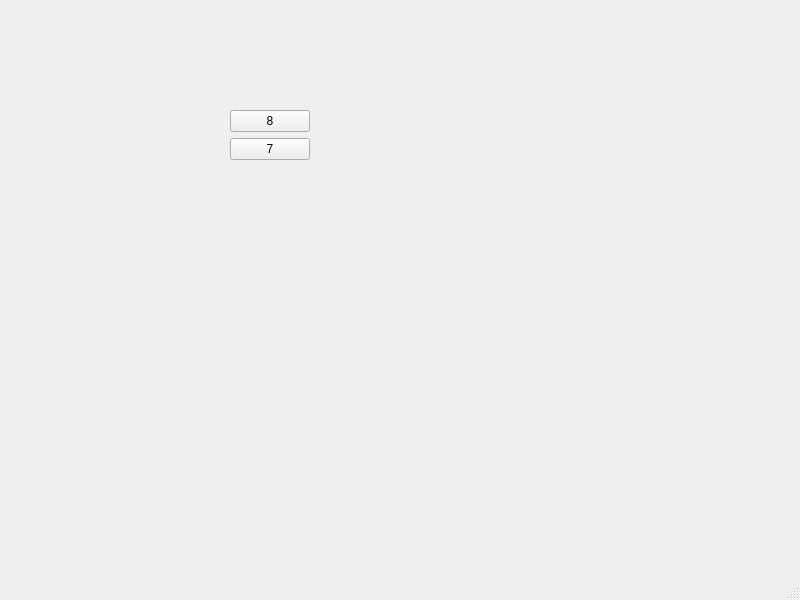
<?xml version="1.0" encoding="UTF-8"?>
<ui version="4.0">
 <class>myCalculator_2</class>
 <widget class="QMainWindow" name="myCalculator_2">
  <property name="geometry">
   <rect>
    <x>0</x>
    <y>0</y>
    <width>800</width>
    <height>600</height>
   </rect>
  </property>
  <property name="windowTitle">
   <string>MainWindow</string>
  </property>
  <widget class="QWidget" name="centralwidget">
   <widget class="QWidget" name="formLayoutWidget">
    <property name="geometry">
     <rect>
      <x>230</x>
      <y>110</y>
      <width>241</width>
      <height>421</height>
     </rect>
    </property>
    <layout class="QFormLayout" name="formLayout">
     <item row="0" column="0">
      <widget class="QPushButton" name="pushButton_2">
       <property name="text">
        <string>8</string>
       </property>
      </widget>
     </item>
     <item row="1" column="0">
      <widget class="QPushButton" name="pushButton">
       <property name="text">
        <string>7</string>
       </property>
      </widget>
     </item>
    </layout>
   </widget>
  </widget>
  <widget class="QMenuBar" name="myCalculator">
   <property name="geometry">
    <rect>
     <x>0</x>
     <y>0</y>
     <width>800</width>
     <height>21</height>
    </rect>
   </property>
  </widget>
  <widget class="QStatusBar" name="statusbar"/>
 </widget>
 <resources/>
 <connections/>
</ui>
